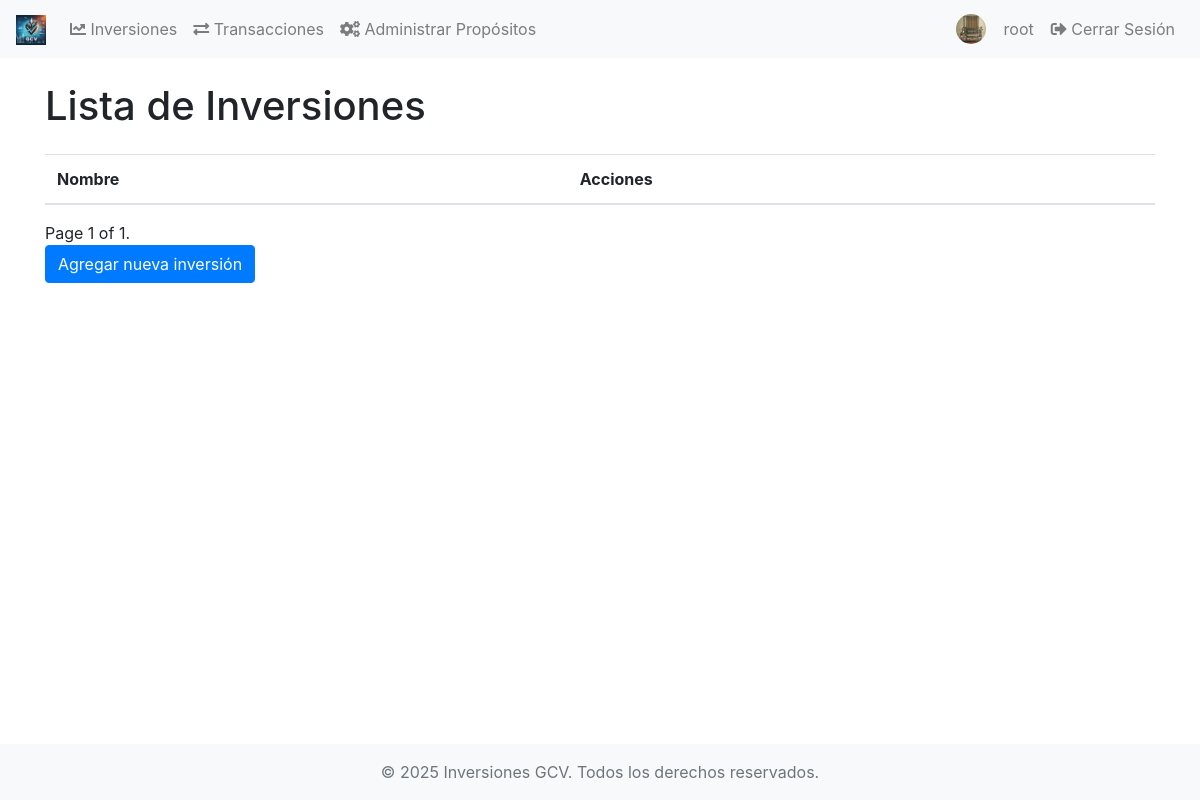
Page /portfolio/ (signed in) on the earlier database version.
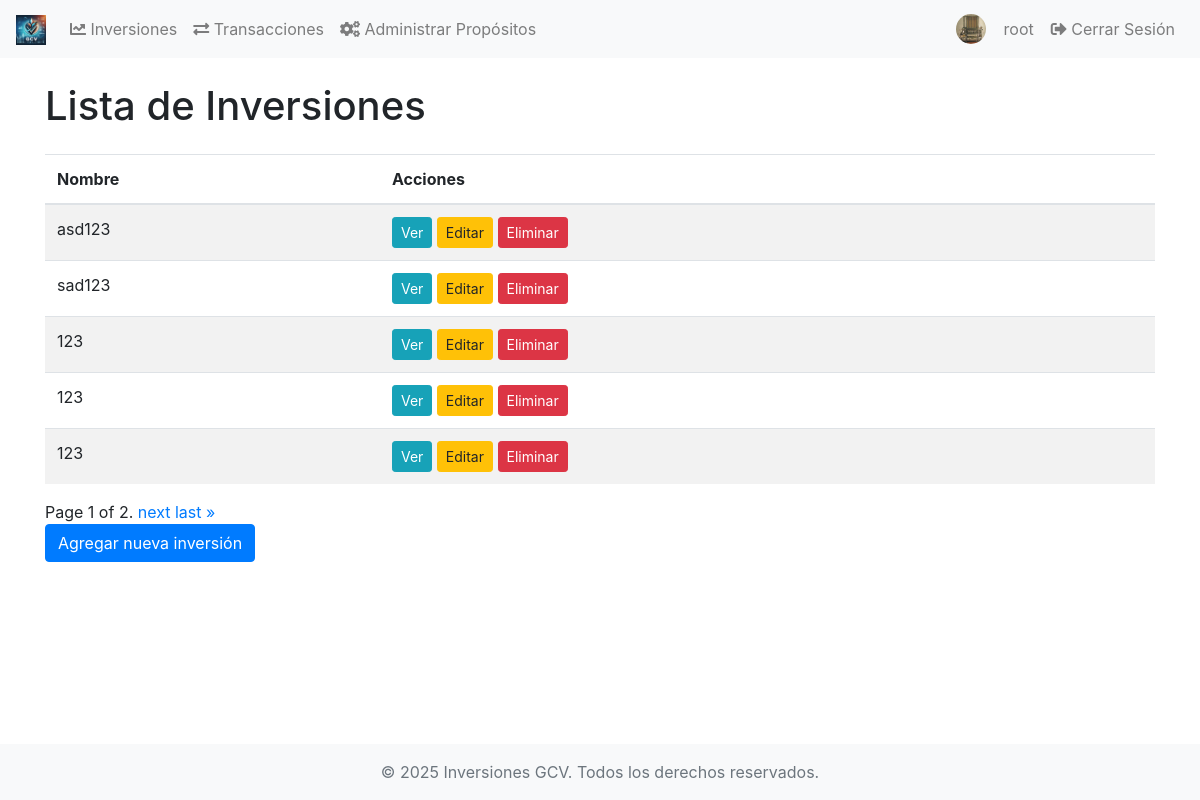
Same page on the later database version.
### users/models.py (models this page shows, shortened)
class CustomUser(AbstractUser):
    pass

class Profile(models.Model):
    user = models.OneToOneField(CustomUser, on_delete=models.CASCADE)
    image = models.ImageField(upload_to='profiles/', blank=True, null=True)
    bio = models.TextField(blank=True)

### portfolio/models.py (models this page shows, shortened)
class Investment(models.Model):
    user = models.ForeignKey(settings.AUTH_USER_MODEL, on_delete=models.CASCADE)
    name = models.CharField(max_length=100)
    initial_amount = models.DecimalField(max_digits=10, decimal_places=2)
    current_value = models.DecimalField(max_digits=10, decimal_places=2)
    purchase_date = models.DateField()
    investment_type = models.CharField(max_length=50)

### portfolio/views.py (the view)
# urls.py: path('', views.investment_list, name='investment_list'),
@login_required
def investment_list(request):
    investments = Investment.objects.filter(user=request.user)
    paginator = Paginator(investments, 5)  # Número de registros por página
    page_number = request.GET.get('page')
    page_obj = paginator.get_page(page_number)
    return render(request, 'portfolio/investment_list.html', {'page_obj': page_obj})

### portfolio/templates/portfolio/investment_list.html (shortened to what this page needs)
{% extends 'base.html' %}
{% block content %}
<h1 class="my-4">Lista de Inversiones</h1>
<table class="table table-striped">
    <thead>
        <tr>
            <th>Nombre</th>
            <th>Acciones</th>
        </tr>
    </thead>
    <tbody>
        {% for investment in page_obj %}
        <tr>
            <td>{{ investment.name }}</td>
            <td>
                <a href="{% url 'portfolio:investment_detail' investment.pk %}" class="btn btn-info btn-sm">Ver</a>
                <a href="{% url 'portfolio:investment_edit' investment.pk %}" class="btn btn-warning btn-sm">Editar</a>
                <a href="{% url 'portfolio:investment_delete' investment.pk %}" class="btn btn-danger btn-sm" onclick="return confirm('¿Estás seguro de que deseas eliminar la inversión?');">Eliminar</a>
            </td>
        </tr>
        {% endfor %}
    </tbody>
</table>
<div class="pagination">
    <span class="step-links">
        <span class="current">
            Page {{ page_obj.number }} of {{ page_obj.paginator.num_pages }}.
        </span>
        {% if page_obj.has_next %}
            <a href="?page={{ page_obj.next_page_number }}">next</a>
            <a href="?page={{ page_obj.paginator.num_pages }}">last &raquo;</a>
        {% endif %}
    </span>
</div>
<a href="{% url 'portfolio:investment_new' %}" class="btn btn-primary">Agregar nueva inversión</a>
{% endblock %}

### templates/base.html (shortened to what this page needs)
<!DOCTYPE html>
<html lang="es">
<head>
    {% load static %}
    <link rel="stylesheet" href="{% static 'css/styles.css' %}">
    <link rel="stylesheet" href="https://stackpath.bootstrapcdn.com/bootstrap/4.5.2/css/bootstrap.min.css">
    <link rel="stylesheet" href="https://cdnjs.cloudflare.com/ajax/libs/font-awesome/5.15.4/css/all.min.css">
</head>
<body>
    <nav class="navbar navbar-expand-lg navbar-light bg-light">
        <a class="navbar-brand" href="{% url 'index' %}">
            <img src="{% static 'images/logo.png' %}" alt="Logo" width="30" height="30">
        </a>
        <div class="collapse navbar-collapse" id="navbarNav">
            <ul class="navbar-nav mr-auto">
                <li class="nav-item">
                    <a class="nav-link" href="{% url 'portfolio:investment_list' %}"><i class="fas fa-chart-line"></i> Inversiones</a>
                </li>
                <li class="nav-item">
                    <a class="nav-link" href="{% url 'transactions:transaction_list' %}"><i class="fas fa-exchange-alt"></i> Transacciones</a>
                </li>
                {% if request.user.is_staff %}
                <li class="nav-item">
                    <a class="nav-link" href="{% url 'transactions:manage_purposes' %}"><i class="fas fa-cogs"></i> Administrar Propósitos</a>
                </li>
                {% endif %}
            </ul>
            <ul class="navbar-nav ml-auto">
                {% if user.is_authenticated %}
                <li class="nav-item d-flex align-items-center">
                    {% if user.profile.image %}
                    <img src="{{ user.profile.image.url }}" alt="Imagen de perfil" width="30" height="30" class="rounded-circle">
                    {% endif %}
                    <a class="nav-link" href="{% url 'profile' %}">{{ user.username }}</a>
                </li>
                <li class="nav-item">
                    <form method="post" action="{% url 'logout' %}">
                        <button type="submit" class="btn btn-link nav-link"><i class="fas fa-sign-out-alt"></i> Cerrar Sesión</button>
                    </form>
                </li>
                {% endif %}
            </ul>
        </div>
    </nav>
    <div class="container mt-4">
        {% block content %}
        {% endblock %}
    </div>
    <footer class="footer mt-auto py-3 bg-light">
        <div class="container">
            <span class="text-muted">&copy; 2025 Inversiones GCV. Todos los derechos reservados.</span>
        </div>
    </footer>
</body>
</html>

### static/css/styles.css (style rules this page uses)
.footer { position: fixed; bottom: 0; width: 100%; text-align: center; }
.navbar-light .navbar-nav .nav-link { color: #343a40; }
.navbar-nav .nav-item img { margin-right: 10px; }

Differences in the rows shown:
added Investment: name "asd123"
added Investment: name "sad123"
added Investment: name "123"
added Investment: name "123"
added Investment: name "123"
Other differences:
{{ page_obj.paginator.num_pages }}: "1" → "2"
text now shown: "next last »"
